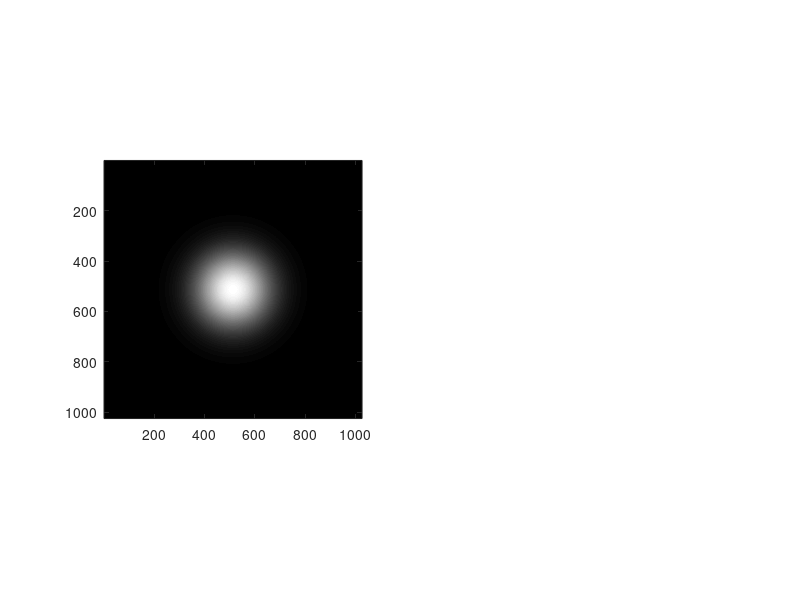

Source code (MATLAB): (Note: this script raises an error after producing the figure.)
clc; clear all;

% A = double(rgb2gray(imread('ngc6543a.jpg')));
nx = 1024;
lx = 20;
lxh = lx/2;
dx = lx/nx;
d = 4;

[Rx, Ry] = meshgrid(0:dx:lx);
x =[lxh-d, lxh; lxh+d, lxh];
x =[lxh, lxh];
sigma = 2;
A0 = zeros(size(Rx));
for i = 1:1
    A0 = A0 + exp(-0.5*((Rx-x(i, 1)).^2+(Ry-x(i, 2)).^2)/sigma^2);
end;

figure(1);
subplot(1, 2, 1)
imagesc(A0);
axis image;
colormap gray;


dRx = dx;
dRy = dx;
sigma = 2.0;
tic;
Ab = il_convolution_gaussian(A0, dRx, dRy, sigma);
toc;
subplot(1, 2, 2)
imagesc(Ab);
axis image;
colormap gray;

% dRx = 1;
% dRy = 1;
% sigma = 5;
% tic;
% Ab = il_convolution_gaussian(A, dRx, dRy, sigma);
% toc;
% 
% figure(1);
% subplot(1, 2, 1);
% imagesc(A);
% axis image;
% axis image;
% subplot(1, 2, 2);
% imagesc(Ab);
% axis image;
% colormap gray;
% axis image;